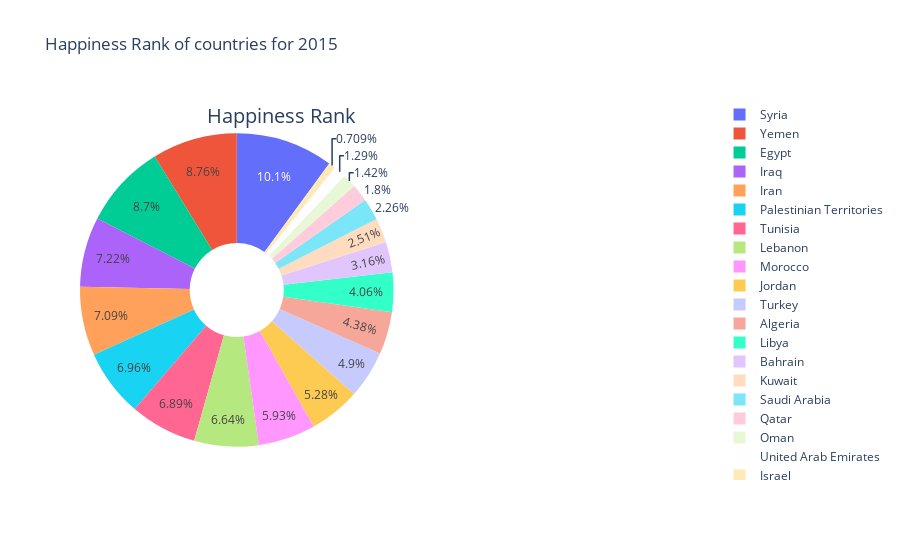

Notebook code for this chart:
### Markdown cell above
# Pie Chart

### Code cell
# data preparation
dat2015 = data_2015[data_2015.Region == 'Middle East and Northern Africa']
pie1 = dat2015.Happiness_Rank
labels = dat2015.Country
# figure
fig = {
  "data": [
    {
      "values": pie1,
      "labels": labels,
      "domain": {"x": [0, .5]},
      "name": "Happiness Rank",
      "hoverinfo":"label+percent+name",
      "hole": .3,
      "type": "pie"
    },],
  "layout": {
        "title":"Happiness Rank of countries for 2015",
        "annotations": [
            { "font": { "size": 20},
              "showarrow": False,
              "text": "Happiness Rank",
                "x": 0.20,
                "y": 1
            },
        ]
    }
}
iplot(fig)

### Figure 1 — Plotly figure (JSON) as saved in the notebook; plotly's stock layout.template omitted (floating-point values rounded to 4 significant figures)
{"data": [{"domain": {"x": [0, 0.5]}, "hole": 0.3, "hoverinfo": "label+percent+name", "labels": ["Israel", "United Arab Emirates", "Oman", "Qatar", "Saudi Arabia", "Kuwait", "Bahrain", "Libya", "Algeria", "Turkey", "Jordan", "Morocco", "Lebanon", "Tunisia", "Palestinian Territories", "Iran", "Iraq", "Egypt", "Yemen", "Syria"], "name": "Happiness Rank", "type": "pie", "values": [11, 20, 22, 28, 35, 39, 49, 63, 68, 76, 82, 92, 103, 107, 108, 110, 112, 135, 136, 156]}], "layout": {"annotations": [{"font": {"size": 20}, "showarrow": false, "text": "Happiness Rank", "x": 0.2, "y": 1}], "title": {"text": "Happiness Rank of countries for 2015"}}}
